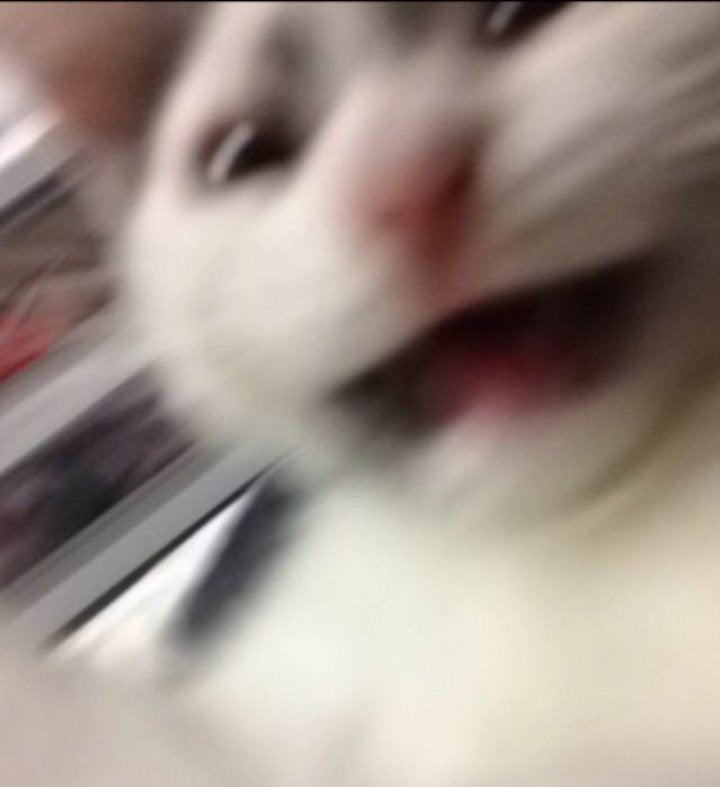
#> input picture 06_Morphology/assets/cat.jpg, 720 x 787 px
$ python script.py
#> lines starting #> are read from the running program, lines starting #| are printed output that depends on the picture
### 06_Morphology/disp.py
import matplotlib.pyplot as plt

def show_image(image_in, message):
    plt.imshow(image_in)
    plt.title(message)
    plt.show()


def show_plot(fig, ax):
    plt.show(block=True)

# [7 lines left out: function plot_comparison, not called in this run]


### 06_Morphology/script.py

# import numpy as np
# from disp import show_image
# from skimage.filters import sobel
# pip install scikit-image
from matplotlib import pyplot as plt
from disp import show_image
from skimage.filters import sobel
from skimage.color import rgb2gray
from disp import plot_comparison
from skimage.transform import rotate, rescale, resize
from skimage import morphology
import numpy as np
cat_image = plt.imread('./assets/cat.jpg')
#> cat_image is the input picture: shape (787, 720, 3); mean R, G, B 159.9, 146.4, 137.8

# ================================ Morphology ================================ #
# ======= Shapes ======= #
# square = morphology.square(4)
# rectangle = morphology.rectangle(4, 6)


# ======= Erosion & Dialation======= #
# '''
selem = morphology.rectangle(12, 6)

eroded_image = morphology.binary_erosion(cat_image)
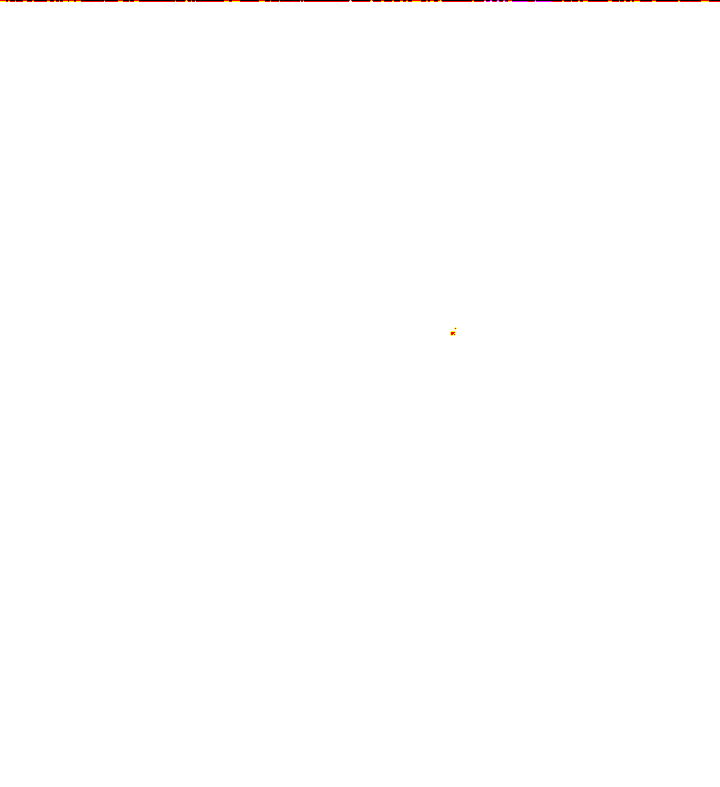
#> eroded_image: shape (787, 720, 3) bool; mean R, G, B 0.999, 0.998, 0.998
dialed_image = morphology.binary_dilation(cat_image)
#> dialed_image: shape (787, 720, 3) bool; every value is 1
show_image(cat_image, 'Original')
show_image(eroded_image, 'Erosion')
# plot_comparison(cat_image, eroded_image, '', 'Erosion')
# '''
